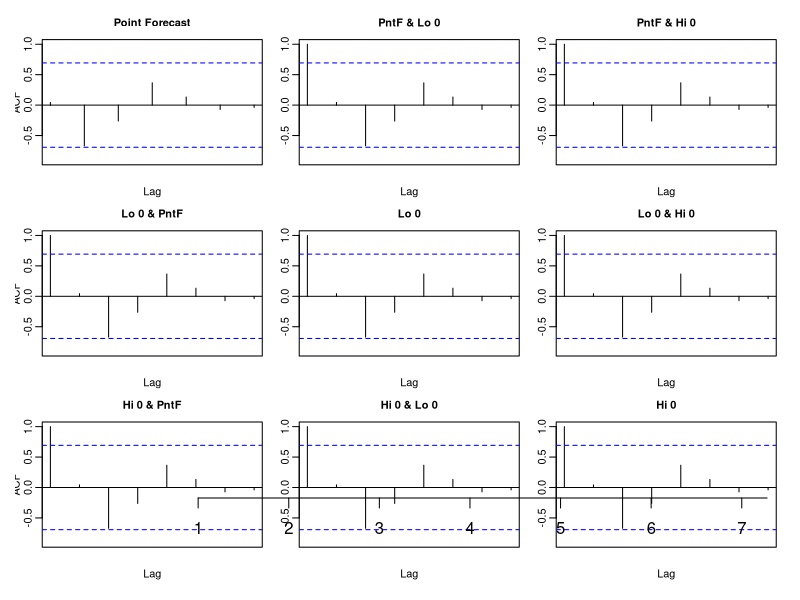
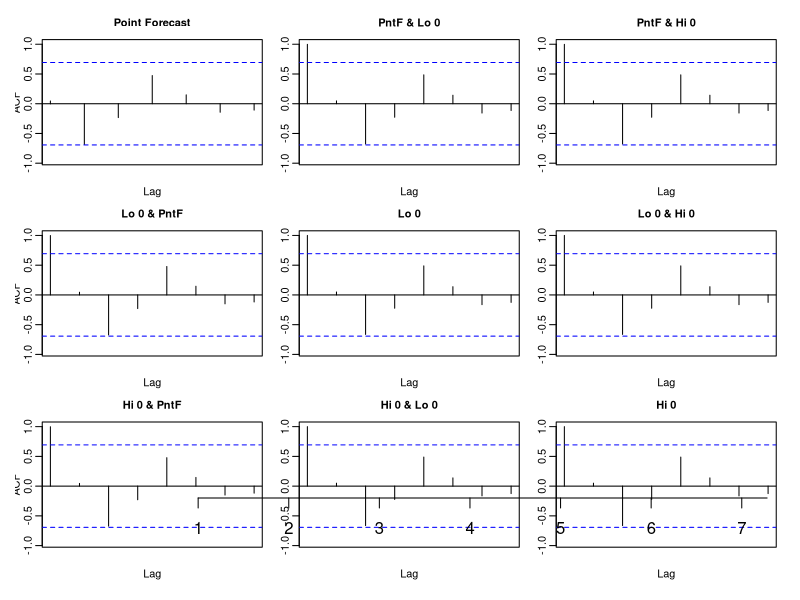
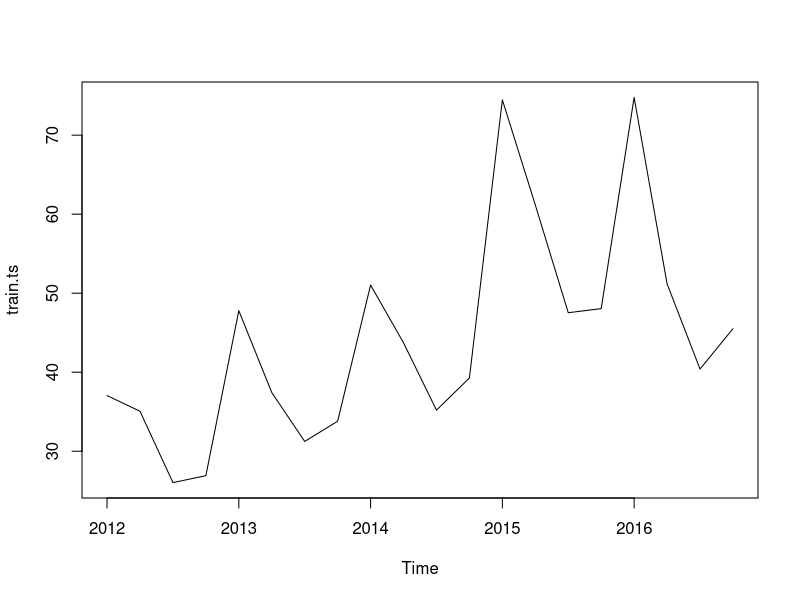

Reproduce these figures in R, in order.
## ---- chunk 1
library(readxl); library(forecast)

#import apple shipments
apple_shipments <- read_excel("apple shipments.xlsx",sheet = "Data")

#create time series object
apple.ts <- ts(apple_shipments$`iPhone Unit Sales (M)`,start=c(2007,3),freq=4)

# train train and test split
train.ts <- window(apple.ts,start = c(2012, 1), end = c(2016,4))
valid.ts <- window(apple.ts, start = c(2017, 1))

#number of quarters ahead
stepsAhead <- length(valid.ts)

# fit linear trend and perform forecasts
apple.lm <-  tslm(train.ts ~ trend + season)
apple.lm.pred <- forecast(apple.lm, h = stepsAhead, level = 0)

Acf(apple.lm.pred)

#ETS 
holtwinters.model <- ets(train.ts, model="MMM")
onestepholtwinters.ts <- forecast(holtwinters.model, h = stepsAhead, level = 0)

Acf(onestepholtwinters.ts)

# ARIMA 



#summary(holtwinters.model)
plot(train.ts)
lines(valid.ts, col = "blue")
lines(onestepholtwinters.ts$mean, col =" red")
lines(onestepholtwinters.ts$mean, col =" green")

